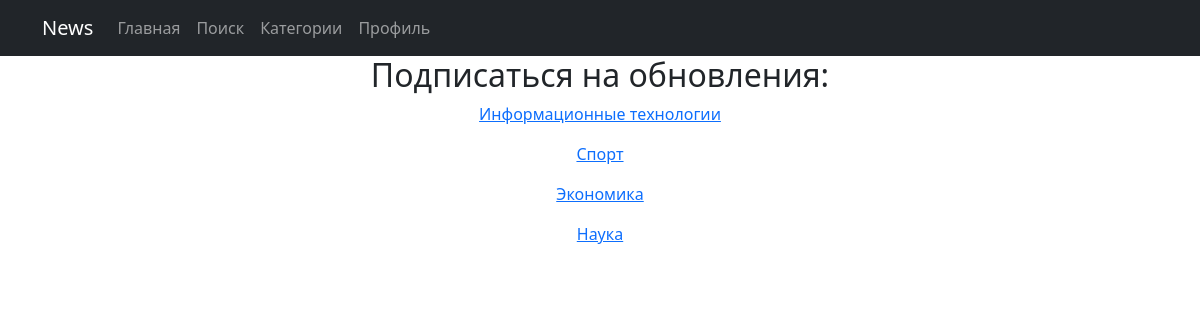
Page /categories/ on the committed database.
### news/models.py (models this page shows, shortened)
class Category(models.Model):
    title = models.CharField(unique=True, max_length=120)
    subscribers = models.ManyToManyField(User, blank=True)

### news/views.py (the view)
# urls.py: path('categories/', PostCategoryList.as_view(), name='post_category'),
class PostCategoryList(ListView):
    template_name = 'news/post_category.html'
    context_object_name = 'categories'
    queryset = Category.objects.all()

### templates/news/post_category.html
{% extends 'default.html' %}
{% block content %}
<div>
    <h2>Подписаться на обновления:</h2>
    {% for category in categories %}
        <p><a href="{% url 'subscribe' category.pk %}">{{ category.title }}</a></p>
    {% endfor %}
</div>
{% endblock %}

### rows in the picture
Category: title "Информационные технологии"
Category: title "Спорт"
Category: title "Экономика"
Category: title "Наука"
